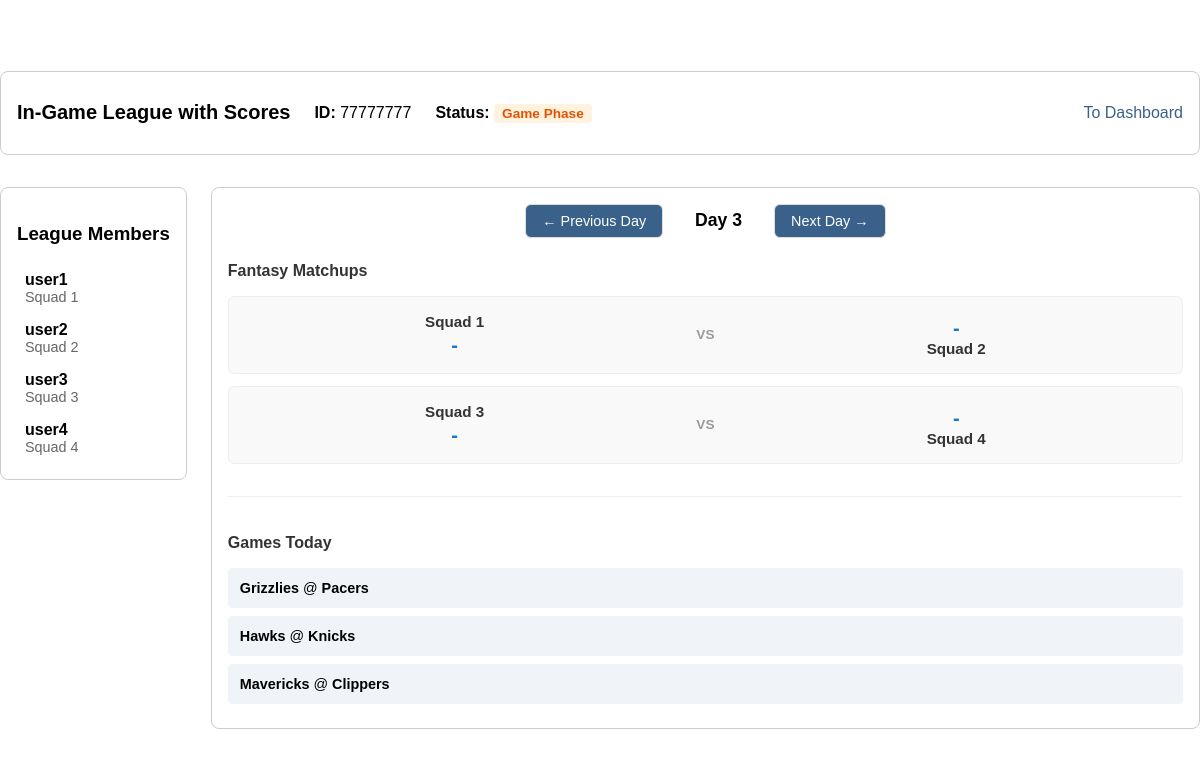
Page /league/77777777?day=3 on the committed database.
### tables this page shows
CREATE TABLE PlayerLeague (
    LID INTEGER PRIMARY KEY,
    draftType TEXT,
    leagueName TEXT,
    ownerAccount INTEGER,
    status TEXT DEFAULT 'initial', current_day INTEGER DEFAULT 1, -- 'initial', 'draft', 'final'
    FOREIGN KEY (ownerAccount) REFERENCES PlayerAccount(accountID)
);

CREATE TABLE PlayerTeam (
    teamID INTEGER PRIMARY KEY,
    LID INTEGER,
    accountID INTEGER,
    teamName TEXT,
    FOREIGN KEY (LID) REFERENCES PlayerLeague(LID),
    FOREIGN KEY (accountID) REFERENCES PlayerAccount(accountID)
);

CREATE TABLE PlayerAccount (
    accountID INTEGER PRIMARY KEY,
    username TEXT UNIQUE,
    email TEXT UNIQUE,
    password TEXT
);

CREATE TABLE PlayerSchedule (
    matchupID INTEGER,
    LID INTEGER,
    week INTEGER,
    T1 INTEGER,
    T2 INTEGER,
    PRIMARY KEY (LID, matchupID),
    FOREIGN KEY (LID) REFERENCES PlayerLeague(LID),
    FOREIGN KEY (T1) REFERENCES PlayerTeam(teamID),
    FOREIGN KEY (T2) REFERENCES PlayerTeam(teamID)
);

CREATE TABLE NBATeam (
    TID INTEGER PRIMARY KEY,
    city TEXT,
    teamname TEXT,
    conference TEXT
);

### app.py (the view, shortened to what this page needs)
@app.route("/league/<int:league_id>")
def league(league_id):
    conn = sqlite3.connect(DB_FILE)
    conn.row_factory = sqlite3.Row
    cursor = conn.cursor()
    cursor.execute(
        """SELECT LID as id, leagueName, status, ownerAccount, draftType, current_day
            FROM PlayerLeague
            WHERE LID = ?""",
        (league_id,)
        )
    league_data = cursor.fetchone()
    cursor.execute(
        """SELECT pt.teamID, pt.teamName as team_name, pa.username as name
            FROM PlayerTeam pt
            JOIN PlayerAccount pa on pt.accountID = pa.accountID
            WHERE pt.LID = ?""",
        (league_id,)
        )
    members = cursor.fetchall()
    current_turn_team_id = None
    if league_data and league_data['status'] == 'started':
        current_turn_team_id = get_current_draft_turn(cursor, league_id)
        if current_turn_team_id is None and league_data['status'] != 'final':
            conn.commit() # Status was updated to final inside get_current_draft_turn
    games = []
    nba_games = []
    current_day = None
    viewed_day = None
    max_day = None
    if league_data and league_data['status'] == 'game':
        current_day = league_data['current_day']
        viewed_day = request.args.get('day', current_day, type=int)
        cursor.execute(
            "SELECT MAX(week) FROM PlayerSchedule WHERE LID = ?",
            (league_id,)
        )
        result = cursor.fetchone()
        max_day = result[0] if result[0] else current_day
        viewed_day = max(1, min(viewed_day, max_day))
        cursor.execute(
            """SELECT ps.matchupID, ps.week, ps.T1, ps.T2,
                      pt1.teamName as team1_name, pt2.teamName as team2_name,
                      pg1.Score as team1_score, pg2.Score as team2_score
               FROM PlayerSchedule ps
               LEFT JOIN PlayerTeam pt1 ON ps.T1 = pt1.teamID
               LEFT JOIN PlayerTeam pt2 ON ps.T2 = pt2.teamID
               LEFT JOIN PlayerGame pg1 ON ps.LID = pg1.LID AND ps.matchupID = pg1.matchupID AND ps.T1 = pg1.teamID
               LEFT JOIN PlayerGame pg2 ON ps.LID = pg2.LID AND ps.matchupID = pg2.matchupID AND ps.T2 = pg2.teamID
               WHERE ps.LID = ? AND ps.week = ?
               ORDER BY ps.matchupID""",
            (league_id, viewed_day)
        )
        games = cursor.fetchall()
        cursor.execute("SELECT MIN(date) FROM NBASchedule")
        first_nba_date_result = cursor.fetchone()
        nba_games = []
        if first_nba_date_result and first_nba_date_result[0]:
            from datetime import datetime, timedelta
            date_str = first_nba_date_result[0].split()[0] if ' ' in first_nba_date_result[0] else first_nba_date_result[0]
            first_nba_date = datetime.strptime(date_str, '%Y-%m-%d')
            nba_date = first_nba_date + timedelta(days=viewed_day - 1)
            nba_date_str = nba_date.strftime('%Y-%m-%d')
            cursor.execute(
                """SELECT nt1.teamname as home_team, nt2.teamname as away_team
                   FROM NBASchedule ns
                   LEFT JOIN NBATeam nt1 ON ns.home = nt1.TID
                   LEFT JOIN NBATeam nt2 ON ns.away = nt2.TID
                   WHERE date(ns.date) = ?
                   ORDER BY ns.GID""",
                (nba_date_str,)
            )
            nba_games = cursor.fetchall()
    search = request.args.get('search', '')
    positions = request.args.getlist('position')
    query = "SELECT * FROM NBAPlayer WHERE playerName Like ?"
    search_parameter = '%' + search + '%'
    params = [search_parameter]
    query += "ORDER BY prevPlayerScore DESC"
    cursor.execute(query, params)
    player_list = cursor.fetchall()[:10]
    conn.close()
    if league_data is None:
        return redirect(url_for('dashboard'))
    return render_template("league.html", league=league_data, members=members,
                           player_list=player_list, current_turn=current_turn_team_id, games=games,
                           current_day=current_day, viewed_day=viewed_day, max_day=max_day, nba_games=nba_games)

### templates/league.html (shortened to what this page needs)
<!DOCTYPE html>
<html lang="en">
<head>
    <link rel="stylesheet" href="{{ url_for('static', filename='style.css') }}">
</head>
<body>
    <div class="league-container">
        <div class="league-header">
            <div class="league-info-group">
                <h1>{{ league.leagueName }}</h1>
                <p class="league-id"><strong>ID:</strong> {{ league.id }}</p>
                <div class="status">
                    <strong>Status:</strong>
                    {% if league.status == 'initial' %}
                        <span class="status-badge status-initial">Initial</span>
                    {% elif league.status == 'started' %}
                        <span class="status-badge status-draft">In Draft</span>
                    {% else %}
                        <span class="status-badge status-game">Game Phase</span>
                    {% endif %}
                </div>
            </div>
            <div class="header-things">
                <a href="{{ url_for('dashboard') }}" class="dashboard-link">To Dashboard</a>
            </div>
        </div>
        <div class="league-main-content">
            <div class="members-bar">
                <h3>League Members</h3>
                <div class="member-list">
                    {% for member in members %}
                        <div class="member-item {% if current_turn and member.teamID == current_turn %}current-turn{% endif %}">
                            <span><strong>{{ member.name }}</strong></span>
                            <span class="member-team">{{ member.team_name }}</span>
                        </div>
                    {% endfor %}
                </div>
            </div>
            {% if league.status == 'game' %}
                <div class="games-section">
                    <div class="games-header">
                        <div class="day-navigation">
                            {% if viewed_day > 1 %}
                                <a href="{{ url_for('league', league_id=league.id, day=viewed_day-1) }}" class="nav-btn prev-btn">← Previous Day</a>
                            {% else %}
                                <button class="nav-btn prev-btn" disabled>← Previous Day</button>
                            {% endif %}
                            <h3>Day {{ viewed_day }}</h3>
                            {% if viewed_day < max_day %}
                                <a href="{{ url_for('league', league_id=league.id, day=viewed_day+1) }}" class="nav-btn next-btn">Next Day →</a>
                            {% else %}
                                <button class="nav-btn next-btn" disabled>Next Day →</button>
                            {% endif %}
                        </div>
                    </div>
                    {% if games %}
                        <div class="games-list">
                            <h4 style="margin-bottom: 1rem; color: #333;">Fantasy Matchups</h4>
                            {% for game in games %}
                                <div class="game-matchup">
                                    <div class="team1">
                                        <span class="team-name">{{ game.team1_name }}</span>
                                        <span class="team-score">{{ game.team1_score or '-' }}</span>
                                    </div>
                                    <div class="vs">VS</div>
                                    <div class="team2">
                                        <span class="team-score">{{ game.team2_score or '-' }}</span>
                                        <span class="team-name">{{ game.team2_name }}</span>
                                    </div>
                                </div>
                            {% endfor %}
                        </div>
                    {% else %}
                        <p style="text-align: center; color: #999; padding: 2rem;">No games scheduled for this day.</p>
                    {% endif %}
                    {% if nba_games %}
                        <div style="margin-top: 2rem; padding-top: 1rem; border-top: 1px solid #eee;">
                            <h4 style="margin-bottom: 1rem; color: #333;">Games Today</h4>
                            <div class="nba-games-list">
                                {% for nba_game in nba_games %}
                                    <div style="background: #f0f4f8; padding: 0.75rem; border-radius: 4px; margin-bottom: 0.5rem; font-size: 0.9rem;">
                                        <strong>{{ nba_game.away_team }}</strong> @ <strong>{{ nba_game.home_team }}</strong>
                                    </div>
                                {% endfor %}
                            </div>
                        </div>
                    {% endif %}
                </div>
            {% endif %}
        </div>
    </div>
</body>
</html>

### static/style.css (style rules this page uses)
body { font-family: sans-serif; display: flex; align-items: center; justify-content: center; min-height: 100vh; margin: 0; }
.league-container { padding-top: 2rem; padding-bottom: 2rem; width: 100%; max-width: 1200px; margin: 0 auto; }
.league-header { display: flex; justify-content: space-between; align-items: center; background: white; padding: 1rem; border-radius: 8px; margin-bottom: 2rem; border: 1px solid #ccc; }
.league-header h1 { margin: 0; font-size: 1.25rem; }
.league-info-group { display: flex; gap: 1.5rem; align-items: center; }
.league-main-content { display: flex; gap: 1.5rem; align-items: flex-start; }
.members-bar, .player-search-section { background: white; padding: 1rem; border-radius: 8px; border: 1px solid #ccc; }
.status-badge { padding: 2px 8px; border-radius: 4px; font-size: 0.85rem; font-weight: bold; }
.status-game { background-color: #fff3e0; color: #e65100; }
.dashboard-link { color: #3a618a; text-decoration: none; margin-left: 1rem; }
.member-list { margin-top: 1rem; }
.member-item { padding: 0.5rem; display: flex; flex-direction: column; }
.member-team { color: #666; font-size: 0.9rem; }
.games-section { flex: 1; width: 100%; box-sizing: border-box; background: white; padding: 1rem; border-radius: 8px; border: 1px solid #ccc; }
.games-section h3 { margin-top: 0; }
.game-matchup { display: flex; align-items: center; justify-content: space-between; background: #f9f9f9; padding: 1rem; border-radius: 6px; margin-bottom: 0.75rem; border: 1px solid #eee; }
.team1, .team2 { display: flex; flex-direction: column; align-items: center; flex: 1; }
.team1 { text-align: right; padding-right: 1rem; }
.team2 { text-align: left; padding-left: 1rem; }
.team-name { font-weight: bold; font-size: 0.95rem; color: #333; }
.team-score { font-size: 1.25rem; font-weight: bold; color: #1976d2; margin-top: 0.25rem; }
.vs { margin: 0 1rem; color: #999; font-weight: bold; font-size: 0.85rem; }
.games-header { display: flex; justify-content: space-between; align-items: center; margin-bottom: 1.5rem; flex-wrap: wrap; gap: 1rem; }
.day-navigation { display: flex; gap: 1rem; align-items: center; justify-content: center; flex: 1; min-width: 300px; }
.day-navigation h3 { margin: 0; padding: 0 1rem; font-size: 1.1rem; white-space: nowrap; }
.nav-btn { padding: 0.5rem 1rem; border-radius: 6px; border: 1px solid #ddd; background-color: #3a618a; color: white; text-decoration: none; cursor: pointer; font-size: 0.9rem; font-weight: 500; transition: background-color 0.2s, opacity 0.2s; display: inline-block; width: auto; }

### rows in the picture
PlayerLeague: leagueName "In-Game League with Scores", id "77777777"
PlayerTeam: name "user1", team_name "Squad 1"
PlayerTeam: name "user2", team_name "Squad 2"
PlayerTeam: name "user3", team_name "Squad 3"
PlayerTeam: name "user4", team_name "Squad 4"
PlayerSchedule: team1_name "Squad 1", team1_score "-", team2_score "-", team2_name "Squad 2"
PlayerSchedule: team1_name "Squad 3", team1_score "-", team2_score "-", team2_name "Squad 4"
NBATeam: away_team "Grizzlies", home_team "Pacers"
NBATeam: away_team "Hawks", home_team "Knicks"
NBATeam: away_team "Mavericks", home_team "Clippers"

### other values in the picture
{{ viewed_day }} "3"
